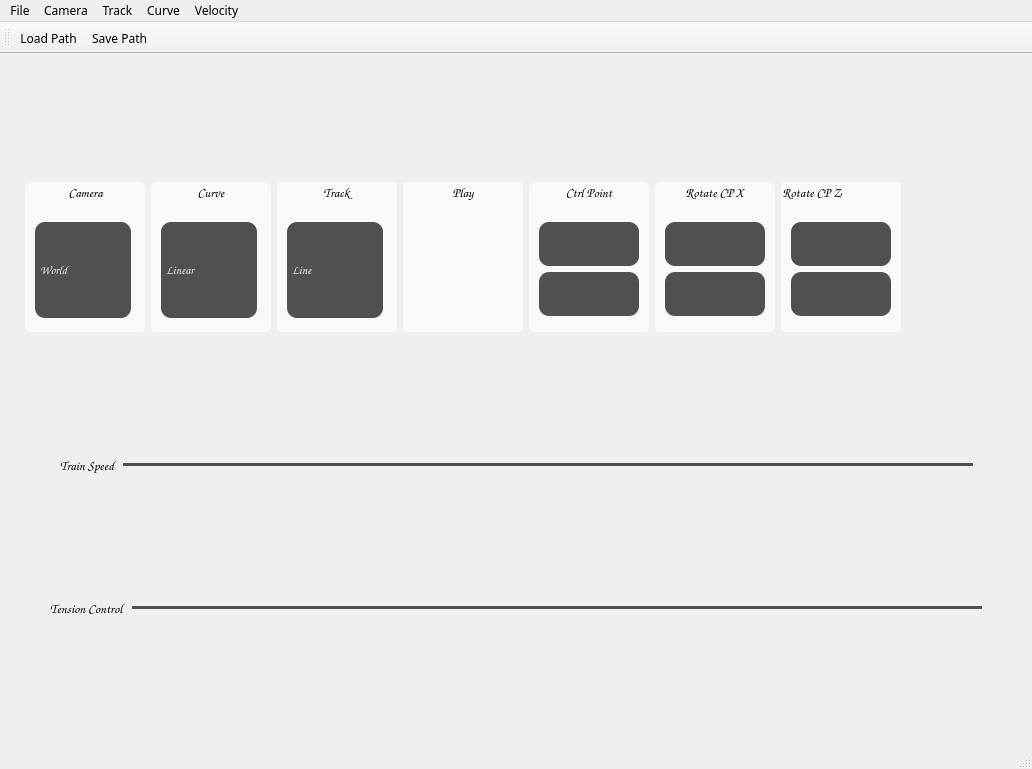
<?xml version="1.0" encoding="UTF-8"?>
<ui version="4.0">
 <class>AppMainClass</class>
 <widget class="QMainWindow" name="AppMainClass">
  <property name="geometry">
   <rect>
    <x>0</x>
    <y>0</y>
    <width>1032</width>
    <height>769</height>
   </rect>
  </property>
  <property name="sizePolicy">
   <sizepolicy hsizetype="Preferred" vsizetype="Preferred">
    <horstretch>0</horstretch>
    <verstretch>0</verstretch>
   </sizepolicy>
  </property>
  <property name="font">
   <font>
    <family>微軟正黑體</family>
   </font>
  </property>
  <property name="windowTitle">
   <string>AppMain</string>
  </property>
  <property name="layoutDirection">
   <enum>Qt::LeftToRight</enum>
  </property>
  <property name="autoFillBackground">
   <bool>true</bool>
  </property>
  <property name="styleSheet">
   <string notr="true"/>
  </property>
  <property name="dockNestingEnabled">
   <bool>false</bool>
  </property>
  <widget class="QWidget" name="centralWidget">
   <property name="sizePolicy">
    <sizepolicy hsizetype="Expanding" vsizetype="Expanding">
     <horstretch>0</horstretch>
     <verstretch>0</verstretch>
    </sizepolicy>
   </property>
   <property name="minimumSize">
    <size>
     <width>0</width>
     <height>0</height>
    </size>
   </property>
   <layout class="QVBoxLayout" name="verticalLayout">
    <item>
     <layout class="QVBoxLayout" name="mainLayout">
      <property name="sizeConstraint">
       <enum>QLayout::SetDefaultConstraint</enum>
      </property>
     </layout>
    </item>
    <item>
     <layout class="QHBoxLayout" name="horizontalLayout">
      <property name="spacing">
       <number>6</number>
      </property>
      <property name="sizeConstraint">
       <enum>QLayout::SetDefaultConstraint</enum>
      </property>
      <property name="leftMargin">
       <number>0</number>
      </property>
      <property name="topMargin">
       <number>0</number>
      </property>
      <property name="rightMargin">
       <number>0</number>
      </property>
      <property name="bottomMargin">
       <number>0</number>
      </property>
      <item>
       <spacer name="horizontalSpacer">
        <property name="orientation">
         <enum>Qt::Horizontal</enum>
        </property>
        <property name="sizeType">
         <enum>QSizePolicy::Expanding</enum>
        </property>
        <property name="sizeHint" stdset="0">
         <size>
          <width>0</width>
          <height>0</height>
         </size>
        </property>
       </spacer>
      </item>
      <item>
       <widget class="QGroupBox" name="groupCamera">
        <property name="sizePolicy">
         <sizepolicy hsizetype="Minimum" vsizetype="Minimum">
          <horstretch>0</horstretch>
          <verstretch>0</verstretch>
         </sizepolicy>
        </property>
        <property name="minimumSize">
         <size>
          <width>120</width>
          <height>150</height>
         </size>
        </property>
        <property name="maximumSize">
         <size>
          <width>200</width>
          <height>150</height>
         </size>
        </property>
        <property name="font">
         <font>
          <family>Comic Sans MS</family>
          <pointsize>10</pointsize>
          <weight>75</weight>
          <bold>true</bold>
         </font>
        </property>
        <property name="autoFillBackground">
         <bool>false</bool>
        </property>
        <property name="styleSheet">
         <string notr="true">background-color: rgb(249, 249, 249);
border-radius: 5px;</string>
        </property>
        <property name="title">
         <string>Camera</string>
        </property>
        <property name="alignment">
         <set>Qt::AlignCenter</set>
        </property>
        <widget class="QComboBox" name="comboCamera">
         <property name="geometry">
          <rect>
           <x>10</x>
           <y>40</y>
           <width>96</width>
           <height>96</height>
          </rect>
         </property>
         <property name="sizePolicy">
          <sizepolicy hsizetype="Preferred" vsizetype="Minimum">
           <horstretch>0</horstretch>
           <verstretch>0</verstretch>
          </sizepolicy>
         </property>
         <property name="font">
          <font>
           <family>Comic Sans MS</family>
           <pointsize>9</pointsize>
           <weight>75</weight>
           <bold>true</bold>
          </font>
         </property>
         <property name="styleSheet">
          <string notr="true"> QComboBox {
	background-color: rgb(80, 80, 80);
	color: rgb(240, 240, 240);
    border-radius: 10px;
}

QComboBox:on {
	background-color: qradialgradient(spread:pad, cx:0.5, cy:0.5, radius:0.5, fx:0.499001, fy:0.000500999, stop:0 rgba(152, 152, 152, 217), stop:1 rgba(0, 0, 0, 232));
     padding-top: 3px;
     padding-left: 4px;
}

QComboBox::down-arrow {
	image: url(:/AppMain/down_arrow.ico);
}

QComboBox::drop-down {
     border-left-color: rgb(240, 240, 240);
}

QComboBox QAbstractItemView {
     selection-background-color: rgb(80, 80, 80);
}</string>
         </property>
         <item>
          <property name="text">
           <string>World</string>
          </property>
         </item>
         <item>
          <property name="text">
           <string>Top</string>
          </property>
         </item>
         <item>
          <property name="text">
           <string>Train</string>
          </property>
         </item>
        </widget>
       </widget>
      </item>
      <item>
       <widget class="QGroupBox" name="groupCurve">
        <property name="sizePolicy">
         <sizepolicy hsizetype="Minimum" vsizetype="Minimum">
          <horstretch>0</horstretch>
          <verstretch>0</verstretch>
         </sizepolicy>
        </property>
        <property name="minimumSize">
         <size>
          <width>120</width>
          <height>150</height>
         </size>
        </property>
        <property name="maximumSize">
         <size>
          <width>200</width>
          <height>150</height>
         </size>
        </property>
        <property name="font">
         <font>
          <family>Comic Sans MS</family>
          <pointsize>10</pointsize>
          <weight>75</weight>
          <bold>true</bold>
         </font>
        </property>
        <property name="styleSheet">
         <string notr="true">background-color: rgb(249, 249, 249);
border-radius: 5px;</string>
        </property>
        <property name="title">
         <string>Curve</string>
        </property>
        <property name="alignment">
         <set>Qt::AlignCenter</set>
        </property>
        <widget class="QComboBox" name="comboCurve">
         <property name="geometry">
          <rect>
           <x>10</x>
           <y>40</y>
           <width>96</width>
           <height>96</height>
          </rect>
         </property>
         <property name="sizePolicy">
          <sizepolicy hsizetype="Preferred" vsizetype="Minimum">
           <horstretch>0</horstretch>
           <verstretch>0</verstretch>
          </sizepolicy>
         </property>
         <property name="font">
          <font>
           <family>Comic Sans MS</family>
           <pointsize>9</pointsize>
           <weight>75</weight>
           <bold>true</bold>
          </font>
         </property>
         <property name="styleSheet">
          <string notr="true"> QComboBox {
	background-color: rgb(80, 80, 80);
	color: rgb(240, 240, 240);
    border-radius: 10px;
}

QComboBox:on {
	background-color: qradialgradient(spread:pad, cx:0.5, cy:0.5, radius:0.5, fx:0.499001, fy:0.000500999, stop:0 rgba(152, 152, 152, 217), stop:1 rgba(0, 0, 0, 232));
     padding-top: 3px;
     padding-left: 4px;
}

QComboBox::down-arrow {
	image: url(:/AppMain/down_arrow.ico);
}

QComboBox::drop-down {
     border-left-color: rgb(240, 240, 240);
}

QComboBox QAbstractItemView {
     selection-background-color: rgb(80, 80, 80);
}</string>
         </property>
         <item>
          <property name="text">
           <string>Linear</string>
          </property>
         </item>
         <item>
          <property name="text">
           <string>Cardinal</string>
          </property>
         </item>
         <item>
          <property name="text">
           <string>Cubic</string>
          </property>
         </item>
        </widget>
       </widget>
      </item>
      <item>
       <widget class="QGroupBox" name="groupTrack">
        <property name="sizePolicy">
         <sizepolicy hsizetype="Minimum" vsizetype="Minimum">
          <horstretch>0</horstretch>
          <verstretch>0</verstretch>
         </sizepolicy>
        </property>
        <property name="minimumSize">
         <size>
          <width>120</width>
          <height>120</height>
         </size>
        </property>
        <property name="maximumSize">
         <size>
          <width>200</width>
          <height>150</height>
         </size>
        </property>
        <property name="font">
         <font>
          <family>Comic Sans MS</family>
          <pointsize>10</pointsize>
          <weight>75</weight>
          <bold>true</bold>
         </font>
        </property>
        <property name="styleSheet">
         <string notr="true">background-color: rgb(249, 249, 249);
border-radius: 5px;</string>
        </property>
        <property name="title">
         <string>Track</string>
        </property>
        <property name="alignment">
         <set>Qt::AlignCenter</set>
        </property>
        <widget class="QComboBox" name="comboTrack">
         <property name="geometry">
          <rect>
           <x>10</x>
           <y>40</y>
           <width>96</width>
           <height>96</height>
          </rect>
         </property>
         <property name="sizePolicy">
          <sizepolicy hsizetype="Preferred" vsizetype="Minimum">
           <horstretch>0</horstretch>
           <verstretch>0</verstretch>
          </sizepolicy>
         </property>
         <property name="font">
          <font>
           <family>Comic Sans MS</family>
           <pointsize>9</pointsize>
           <weight>75</weight>
           <bold>true</bold>
          </font>
         </property>
         <property name="styleSheet">
          <string notr="true"> QComboBox {
	background-color: rgb(80, 80, 80);
	color: rgb(240, 240, 240);
    border-radius: 10px;
}

QComboBox:on {
	background-color: qradialgradient(spread:pad, cx:0.5, cy:0.5, radius:0.5, fx:0.499001, fy:0.000500999, stop:0 rgba(152, 152, 152, 217), stop:1 rgba(0, 0, 0, 232));
     padding-top: 3px;
     padding-left: 4px;
}

QComboBox::down-arrow {
	image: url(:/AppMain/down_arrow.ico);
}

QComboBox::drop-down {
     border-left-color: rgb(240, 240, 240);
}

QComboBox QAbstractItemView {
     selection-background-color: rgb(80, 80, 80);
}</string>
         </property>
         <property name="sizeAdjustPolicy">
          <enum>QComboBox::AdjustToContentsOnFirstShow</enum>
         </property>
         <item>
          <property name="text">
           <string>Line</string>
          </property>
         </item>
         <item>
          <property name="text">
           <string>Track</string>
          </property>
         </item>
         <item>
          <property name="text">
           <string>Road</string>
          </property>
         </item>
        </widget>
       </widget>
      </item>
      <item>
       <widget class="QGroupBox" name="groupPlay">
        <property name="sizePolicy">
         <sizepolicy hsizetype="Minimum" vsizetype="Minimum">
          <horstretch>0</horstretch>
          <verstretch>0</verstretch>
         </sizepolicy>
        </property>
        <property name="minimumSize">
         <size>
          <width>120</width>
          <height>150</height>
         </size>
        </property>
        <property name="maximumSize">
         <size>
          <width>200</width>
          <height>150</height>
         </size>
        </property>
        <property name="font">
         <font>
          <family>Comic Sans MS</family>
          <pointsize>10</pointsize>
          <weight>75</weight>
          <bold>true</bold>
         </font>
        </property>
        <property name="styleSheet">
         <string notr="true">background-color: rgb(249, 249, 249);
border-radius: 5px;</string>
        </property>
        <property name="title">
         <string>Play</string>
        </property>
        <property name="alignment">
         <set>Qt::AlignCenter</set>
        </property>
        <widget class="QPushButton" name="bPlay">
         <property name="geometry">
          <rect>
           <x>10</x>
           <y>40</y>
           <width>96</width>
           <height>96</height>
          </rect>
         </property>
         <property name="sizePolicy">
          <sizepolicy hsizetype="Minimum" vsizetype="Minimum">
           <horstretch>0</horstretch>
           <verstretch>0</verstretch>
          </sizepolicy>
         </property>
         <property name="font">
          <font>
           <family>Comic Sans MS</family>
           <pointsize>9</pointsize>
           <weight>75</weight>
           <bold>true</bold>
          </font>
         </property>
         <property name="styleSheet">
          <string notr="true"> QPushButton {
}

QPushButton:pressed {
}</string>
         </property>
         <property name="text">
          <string/>
         </property>
         <property name="icon">
          <iconset resource="AppMain.qrc">
           <normaloff>:/AppMain/mplay.png</normaloff>:/AppMain/mplay.png</iconset>
         </property>
         <property name="iconSize">
          <size>
           <width>40</width>
           <height>40</height>
          </size>
         </property>
        </widget>
       </widget>
      </item>
      <item>
       <widget class="QGroupBox" name="groupCP">
        <property name="sizePolicy">
         <sizepolicy hsizetype="Minimum" vsizetype="Minimum">
          <horstretch>0</horstretch>
          <verstretch>0</verstretch>
         </sizepolicy>
        </property>
        <property name="minimumSize">
         <size>
          <width>120</width>
          <height>150</height>
         </size>
        </property>
        <property name="maximumSize">
         <size>
          <width>200</width>
          <height>150</height>
         </size>
        </property>
        <property name="font">
         <font>
          <family>Comic Sans MS</family>
          <pointsize>10</pointsize>
          <weight>75</weight>
          <bold>true</bold>
         </font>
        </property>
        <property name="mouseTracking">
         <bool>false</bool>
        </property>
        <property name="autoFillBackground">
         <bool>false</bool>
        </property>
        <property name="styleSheet">
         <string notr="true">background-color: rgb(249, 249, 249);
border-radius: 5px;</string>
        </property>
        <property name="title">
         <string>Ctrl Point</string>
        </property>
        <property name="alignment">
         <set>Qt::AlignCenter</set>
        </property>
        <property name="flat">
         <bool>false</bool>
        </property>
        <property name="checkable">
         <bool>false</bool>
        </property>
        <widget class="QPushButton" name="bAdd">
         <property name="geometry">
          <rect>
           <x>10</x>
           <y>40</y>
           <width>100</width>
           <height>44</height>
          </rect>
         </property>
         <property name="sizePolicy">
          <sizepolicy hsizetype="Minimum" vsizetype="Minimum">
           <horstretch>0</horstretch>
           <verstretch>0</verstretch>
          </sizepolicy>
         </property>
         <property name="font">
          <font>
           <family>Comic Sans MS</family>
           <pointsize>9</pointsize>
           <weight>75</weight>
           <bold>true</bold>
          </font>
         </property>
         <property name="styleSheet">
          <string notr="true"> QPushButton {
	background-color: rgb(80, 80, 80);
	color: rgb(240, 240, 240);
    border-radius: 10px;
}

QPushButton:pressed {
	background-color: qradialgradient(spread:pad, cx:0.5, cy:0.5, radius:0.5, fx:0.5, fy:0.5, stop:0 rgba(172, 172, 172, 255), stop:1 rgba(0, 0, 0, 203));
     padding-top: 10px;
     padding-left: 5px;
}</string>
         </property>
         <property name="text">
          <string/>
         </property>
         <property name="icon">
          <iconset resource="AppMain.qrc">
           <normaloff>:/AppMain/madd.png</normaloff>:/AppMain/madd.png</iconset>
         </property>
         <property name="iconSize">
          <size>
           <width>14</width>
           <height>14</height>
          </size>
         </property>
        </widget>
        <widget class="QPushButton" name="bDelete">
         <property name="geometry">
          <rect>
           <x>10</x>
           <y>90</y>
           <width>100</width>
           <height>44</height>
          </rect>
         </property>
         <property name="sizePolicy">
          <sizepolicy hsizetype="Minimum" vsizetype="Minimum">
           <horstretch>0</horstretch>
           <verstretch>0</verstretch>
          </sizepolicy>
         </property>
         <property name="font">
          <font>
           <family>Comic Sans MS</family>
           <pointsize>9</pointsize>
           <weight>75</weight>
           <bold>true</bold>
          </font>
         </property>
         <property name="focusPolicy">
          <enum>Qt::ClickFocus</enum>
         </property>
         <property name="styleSheet">
          <string notr="true"> QPushButton {
	background-color: rgb(80, 80, 80);
	color: rgb(240, 240, 240);
    border-radius: 10px;
}

QPushButton:pressed {
	background-color: qradialgradient(spread:pad, cx:0.5, cy:0.5, radius:0.5, fx:0.5, fy:0.5, stop:0 rgba(172, 172, 172, 255), stop:1 rgba(0, 0, 0, 203));
     padding-top: 10px;
     padding-left: 5px;
}</string>
         </property>
         <property name="text">
          <string/>
         </property>
         <property name="icon">
          <iconset resource="AppMain.qrc">
           <normaloff>:/AppMain/mdelete.png</normaloff>:/AppMain/mdelete.png</iconset>
         </property>
         <property name="iconSize">
          <size>
           <width>12</width>
           <height>12</height>
          </size>
         </property>
        </widget>
       </widget>
      </item>
      <item>
       <widget class="QGroupBox" name="groupBox">
        <property name="sizePolicy">
         <sizepolicy hsizetype="Minimum" vsizetype="Minimum">
          <horstretch>0</horstretch>
          <verstretch>0</verstretch>
         </sizepolicy>
        </property>
        <property name="minimumSize">
         <size>
          <width>120</width>
          <height>150</height>
         </size>
        </property>
        <property name="maximumSize">
         <size>
          <width>200</width>
          <height>150</height>
         </size>
        </property>
        <property name="palette">
         <palette>
          <active>
           <colorrole role="Button">
            <brush brushstyle="SolidPattern">
             <color alpha="255">
              <red>249</red>
              <green>249</green>
              <blue>249</blue>
             </color>
            </brush>
           </colorrole>
           <colorrole role="Base">
            <brush brushstyle="SolidPattern">
             <color alpha="255">
              <red>249</red>
              <green>249</green>
              <blue>249</blue>
             </color>
            </brush>
           </colorrole>
           <colorrole role="Window">
            <brush brushstyle="SolidPattern">
             <color alpha="255">
              <red>249</red>
              <green>249</green>
              <blue>249</blue>
             </color>
            </brush>
           </colorrole>
          </active>
          <inactive>
           <colorrole role="Button">
            <brush brushstyle="SolidPattern">
             <color alpha="255">
              <red>249</red>
              <green>249</green>
              <blue>249</blue>
             </color>
            </brush>
           </colorrole>
           <colorrole role="Base">
            <brush brushstyle="SolidPattern">
             <color alpha="255">
              <red>249</red>
              <green>249</green>
              <blue>249</blue>
             </color>
            </brush>
           </colorrole>
           <colorrole role="Window">
            <brush brushstyle="SolidPattern">
             <color alpha="255">
              <red>249</red>
              <green>249</green>
              <blue>249</blue>
             </color>
            </brush>
           </colorrole>
          </inactive>
          <disabled>
           <colorrole role="Button">
            <brush brushstyle="SolidPattern">
             <color alpha="255">
              <red>249</red>
              <green>249</green>
              <blue>249</blue>
             </color>
            </brush>
           </colorrole>
           <colorrole role="Base">
            <brush brushstyle="SolidPattern">
             <color alpha="255">
              <red>249</red>
              <green>249</green>
              <blue>249</blue>
             </color>
            </brush>
           </colorrole>
           <colorrole role="Window">
            <brush brushstyle="SolidPattern">
             <color alpha="255">
              <red>249</red>
              <green>249</green>
              <blue>249</blue>
             </color>
            </brush>
           </colorrole>
          </disabled>
         </palette>
        </property>
        <property name="font">
         <font>
          <family>Comic Sans MS</family>
          <pointsize>10</pointsize>
          <weight>75</weight>
          <bold>true</bold>
         </font>
        </property>
        <property name="styleSheet">
         <string notr="true">background-color: rgb(249, 249, 249);
border-radius: 5px;</string>
        </property>
        <property name="title">
         <string>Rotate CP X</string>
        </property>
        <property name="alignment">
         <set>Qt::AlignCenter</set>
        </property>
        <property name="flat">
         <bool>false</bool>
        </property>
        <property name="checkable">
         <bool>false</bool>
        </property>
        <widget class="QPushButton" name="rcpxadd">
         <property name="geometry">
          <rect>
           <x>10</x>
           <y>40</y>
           <width>100</width>
           <height>44</height>
          </rect>
         </property>
         <property name="sizePolicy">
          <sizepolicy hsizetype="Minimum" vsizetype="Minimum">
           <horstretch>0</horstretch>
           <verstretch>0</verstretch>
          </sizepolicy>
         </property>
         <property name="styleSheet">
          <string notr="true">QPushButton {
	background-color: rgb(80, 80, 80);
	color: rgb(240, 240, 240);
    border-radius: 10px;
}

QPushButton:pressed {
	background-color: qradialgradient(spread:pad, cx:0.5, cy:0.5, radius:0.5, fx:0.5, fy:0.5, stop:0 rgba(172, 172, 172, 255), stop:1 rgba(0, 0, 0, 203));
     padding-top: 10px;
     padding-left: 5px;
}</string>
         </property>
         <property name="text">
          <string/>
         </property>
         <property name="icon">
          <iconset resource="AppMain.qrc">
           <normaloff>:/AppMain/madd.png</normaloff>:/AppMain/madd.png</iconset>
         </property>
         <property name="iconSize">
          <size>
           <width>14</width>
           <height>14</height>
          </size>
         </property>
        </widget>
        <widget class="QPushButton" name="rcpxsub">
         <property name="geometry">
          <rect>
           <x>10</x>
           <y>90</y>
           <width>100</width>
           <height>44</height>
          </rect>
         </property>
         <property name="styleSheet">
          <string notr="true">QPushButton {
	background-color: rgb(80, 80, 80);
	color: rgb(240, 240, 240);
    border-radius: 10px;
}

QPushButton:pressed {
	background-color: qradialgradient(spread:pad, cx:0.5, cy:0.5, radius:0.5, fx:0.5, fy:0.5, stop:0 rgba(172, 172, 172, 255), stop:1 rgba(0, 0, 0, 203));
     padding-top: 10px;
     padding-left: 5px;
}</string>
         </property>
         <property name="text">
          <string/>
         </property>
         <property name="icon">
          <iconset resource="AppMain.qrc">
           <normaloff>:/AppMain/mdelete.png</normaloff>:/AppMain/mdelete.png</iconset>
         </property>
        </widget>
       </widget>
      </item>
      <item>
       <widget class="QGroupBox" name="groupBox_2">
        <property name="minimumSize">
         <size>
          <width>120</width>
          <height>150</height>
         </size>
        </property>
        <property name="maximumSize">
         <size>
          <width>200</width>
          <height>150</height>
         </size>
        </property>
        <property name="font">
         <font>
          <family>Comic Sans MS</family>
          <pointsize>10</pointsize>
          <weight>75</weight>
          <bold>true</bold>
         </font>
        </property>
        <property name="styleSheet">
         <string notr="true">background-color: rgb(249, 249, 249);
border-radius: 5px;</string>
        </property>
        <property name="title">
         <string>Rotate CP Z</string>
        </property>
        <widget class="QPushButton" name="rcpzadd">
         <property name="geometry">
          <rect>
           <x>10</x>
           <y>40</y>
           <width>100</width>
           <height>44</height>
          </rect>
         </property>
         <property name="sizePolicy">
          <sizepolicy hsizetype="Minimum" vsizetype="Minimum">
           <horstretch>0</horstretch>
           <verstretch>0</verstretch>
          </sizepolicy>
         </property>
         <property name="styleSheet">
          <string notr="true">QPushButton {
	background-color: rgb(80, 80, 80);
	color: rgb(240, 240, 240);
    border-radius: 10px;
}

QPushButton:pressed {
	background-color: qradialgradient(spread:pad, cx:0.5, cy:0.5, radius:0.5, fx:0.5, fy:0.5, stop:0 rgba(172, 172, 172, 255), stop:1 rgba(0, 0, 0, 203));
     padding-top: 10px;
     padding-left: 5px;
}</string>
         </property>
         <property name="text">
          <string/>
         </property>
         <property name="icon">
          <iconset resource="AppMain.qrc">
           <normaloff>:/AppMain/madd.png</normaloff>:/AppMain/madd.png</iconset>
         </property>
        </widget>
        <widget class="QPushButton" name="rcpzsub">
         <property name="geometry">
          <rect>
           <x>10</x>
           <y>90</y>
           <width>100</width>
           <height>44</height>
          </rect>
         </property>
         <property name="styleSheet">
          <string notr="true">QPushButton {
	background-color: rgb(80, 80, 80);
	color: rgb(240, 240, 240);
    border-radius: 10px;
}

QPushButton:pressed {
	background-color: qradialgradient(spread:pad, cx:0.5, cy:0.5, radius:0.5, fx:0.5, fy:0.5, stop:0 rgba(172, 172, 172, 255), stop:1 rgba(0, 0, 0, 203));
     padding-top: 10px;
     padding-left: 5px;
}</string>
         </property>
         <property name="text">
          <string/>
         </property>
         <property name="icon">
          <iconset resource="AppMain.qrc">
           <normaloff>:/AppMain/mdelete.png</normaloff>:/AppMain/mdelete.png</iconset>
         </property>
        </widget>
       </widget>
      </item>
      <item>
       <spacer name="horizontalSpacer_2">
        <property name="minimumSize">
         <size>
          <width>120</width>
          <height>120</height>
         </size>
        </property>
        <property name="orientation">
         <enum>Qt::Horizontal</enum>
        </property>
        <property name="sizeType">
         <enum>QSizePolicy::Expanding</enum>
        </property>
        <property name="sizeHint" stdset="0">
         <size>
          <width>0</width>
          <height>0</height>
         </size>
        </property>
       </spacer>
      </item>
     </layout>
    </item>
    <item>
     <layout class="QHBoxLayout" name="horizontalLayout_2">
      <item>
       <spacer name="horizontalSpacer_4">
        <property name="orientation">
         <enum>Qt::Horizontal</enum>
        </property>
        <property name="sizeHint" stdset="0">
         <size>
          <width>0</width>
          <height>20</height>
         </size>
        </property>
       </spacer>
      </item>
      <item>
       <widget class="QLabel" name="trainSpeedLabel">
        <property name="font">
         <font>
          <family>Comic Sans MS</family>
          <pointsize>10</pointsize>
          <weight>75</weight>
          <italic>false</italic>
          <bold>true</bold>
         </font>
        </property>
        <property name="text">
         <string>Train Speed</string>
        </property>
       </widget>
      </item>
      <item>
       <widget class="QSlider" name="sSpeed">
        <property name="minimumSize">
         <size>
          <width>850</width>
          <height>0</height>
         </size>
        </property>
        <property name="styleSheet">
         <string notr="true">QSlider::groove:horizontal {
	background-color: #505050;
    height: 3px; 
    margin: 2px 0;
 }
 QSlider::handle:horizontal {
	image: url(:/AppMain/slider_handle.png);
	width: 15px;
	margin: -5px 0;
 }</string>
        </property>
        <property name="minimum">
         <number>1</number>
        </property>
        <property name="maximum">
         <number>100</number>
        </property>
        <property name="singleStep">
         <number>1</number>
        </property>
        <property name="value">
         <number>50</number>
        </property>
        <property name="orientation">
         <enum>Qt::Horizontal</enum>
        </property>
       </widget>
      </item>
      <item>
       <spacer name="horizontalSpacer_3">
        <property name="orientation">
         <enum>Qt::Horizontal</enum>
        </property>
        <property name="sizeHint" stdset="0">
         <size>
          <width>0</width>
          <height>0</height>
         </size>
        </property>
       </spacer>
      </item>
     </layout>
    </item>
    <item>
     <layout class="QHBoxLayout" name="horizontalLayout_4">
      <item>
       <spacer name="horizontalSpacer_6">
        <property name="orientation">
         <enum>Qt::Horizontal</enum>
        </property>
        <property name="sizeHint" stdset="0">
         <size>
          <width>40</width>
          <height>20</height>
         </size>
        </property>
       </spacer>
      </item>
      <item>
       <widget class="QLabel" name="tensionControlLabel">
        <property name="font">
         <font>
          <family>Comic Sans MS</family>
          <pointsize>10</pointsize>
          <weight>75</weight>
          <bold>true</bold>
         </font>
        </property>
        <property name="text">
         <string>Tension Control</string>
        </property>
       </widget>
      </item>
      <item>
       <widget class="QSlider" name="sTension">
        <property name="minimumSize">
         <size>
          <width>850</width>
          <height>0</height>
         </size>
        </property>
        <property name="font">
         <font>
          <family>Palatino Linotype</family>
         </font>
        </property>
        <property name="styleSheet">
         <string notr="true">QSlider::groove:horizontal {
	background-color: #505050;
    height: 3px; 
    margin: 2px 0;
 }
 QSlider::handle:horizontal {
	image: url(:/AppMain/slider_handle.png);
	width: 15px;
	margin: -5px 0;
 }</string>
        </property>
        <property name="minimum">
         <number>1</number>
        </property>
        <property name="maximum">
         <number>100</number>
        </property>
        <property name="value">
         <number>50</number>
        </property>
        <property name="orientation">
         <enum>Qt::Horizontal</enum>
        </property>
       </widget>
      </item>
      <item>
       <spacer name="horizontalSpacer_5">
        <property name="orientation">
         <enum>Qt::Horizontal</enum>
        </property>
        <property name="sizeHint" stdset="0">
         <size>
          <width>40</width>
          <height>20</height>
         </size>
        </property>
       </spacer>
      </item>
     </layout>
    </item>
   </layout>
  </widget>
  <widget class="QMenuBar" name="menuBar">
   <property name="geometry">
    <rect>
     <x>0</x>
     <y>0</y>
     <width>1032</width>
     <height>25</height>
    </rect>
   </property>
   <widget class="QMenu" name="menuFile">
    <property name="title">
     <string>File</string>
    </property>
    <addaction name="aLoadPath"/>
    <addaction name="aSavePath"/>
    <addaction name="separator"/>
    <addaction name="aExit"/>
   </widget>
   <widget class="QMenu" name="menuCamera">
    <property name="title">
     <string>Camera</string>
    </property>
    <addaction name="aWorld"/>
    <addaction name="aTop"/>
    <addaction name="aTrain"/>
   </widget>
   <widget class="QMenu" name="menuCurve">
    <property name="title">
     <string>Curve</string>
    </property>
    <addaction name="aLinear"/>
    <addaction name="aCardinal"/>
    <addaction name="aCubic"/>
   </widget>
   <widget class="QMenu" name="menuTrack">
    <property name="title">
     <string>Track</string>
    </property>
    <addaction name="aLine"/>
    <addaction name="aTrack"/>
    <addaction name="aRoad"/>
   </widget>
   <widget class="QMenu" name="menuVelocity">
    <property name="title">
     <string>Velocity</string>
    </property>
   </widget>
   <addaction name="menuFile"/>
   <addaction name="menuCamera"/>
   <addaction name="menuTrack"/>
   <addaction name="menuCurve"/>
   <addaction name="menuVelocity"/>
  </widget>
  <widget class="QStatusBar" name="statusBar"/>
  <widget class="QToolBar" name="mainToolBar">
   <attribute name="toolBarArea">
    <enum>TopToolBarArea</enum>
   </attribute>
   <attribute name="toolBarBreak">
    <bool>false</bool>
   </attribute>
   <addaction name="aLoadPath"/>
   <addaction name="aSavePath"/>
  </widget>
  <action name="aExit">
   <property name="text">
    <string>Exit</string>
   </property>
  </action>
  <action name="aLoadPath">
   <property name="icon">
    <iconset resource="AppMain.qrc">
     <normaloff>:/AppMain/Resources/Icons/openfile.ico</normaloff>:/AppMain/Resources/Icons/openfile.ico</iconset>
   </property>
   <property name="text">
    <string>Load Path</string>
   </property>
   <property name="iconVisibleInMenu">
    <bool>true</bool>
   </property>
  </action>
  <action name="aSavePath">
   <property name="icon">
    <iconset resource="AppMain.qrc">
     <normaloff>:/AppMain/Resources/Icons/savefile.ico</normaloff>:/AppMain/Resources/Icons/savefile.ico</iconset>
   </property>
   <property name="text">
    <string>Save Path</string>
   </property>
  </action>
  <action name="aWorld">
   <property name="checkable">
    <bool>false</bool>
   </property>
   <property name="checked">
    <bool>false</bool>
   </property>
   <property name="text">
    <string>World</string>
   </property>
  </action>
  <action name="aTop">
   <property name="checkable">
    <bool>true</bool>
   </property>
   <property name="text">
    <string>Top</string>
   </property>
  </action>
  <action name="aTrain">
   <property name="checkable">
    <bool>true</bool>
   </property>
   <property name="text">
    <string>Train</string>
   </property>
  </action>
  <action name="aLinear">
   <property name="checkable">
    <bool>false</bool>
   </property>
   <property name="checked">
    <bool>false</bool>
   </property>
   <property name="text">
    <string>Linear</string>
   </property>
  </action>
  <action name="aCardinal">
   <property name="checkable">
    <bool>true</bool>
   </property>
   <property name="text">
    <string>Cardinal</string>
   </property>
  </action>
  <action name="aCubic">
   <property name="checkable">
    <bool>true</bool>
   </property>
   <property name="text">
    <string>Cubic</string>
   </property>
  </action>
  <action name="aLine">
   <property name="checkable">
    <bool>false</bool>
   </property>
   <property name="checked">
    <bool>false</bool>
   </property>
   <property name="text">
    <string>Line</string>
   </property>
  </action>
  <action name="aTrack">
   <property name="checkable">
    <bool>true</bool>
   </property>
   <property name="text">
    <string>Track</string>
   </property>
  </action>
  <action name="aRoad">
   <property name="checkable">
    <bool>true</bool>
   </property>
   <property name="text">
    <string>Road</string>
   </property>
  </action>
 </widget>
 <layoutdefault spacing="6" margin="11"/>
 <resources>
  <include location="AppMain.qrc"/>
 </resources>
 <connections/>
</ui>
